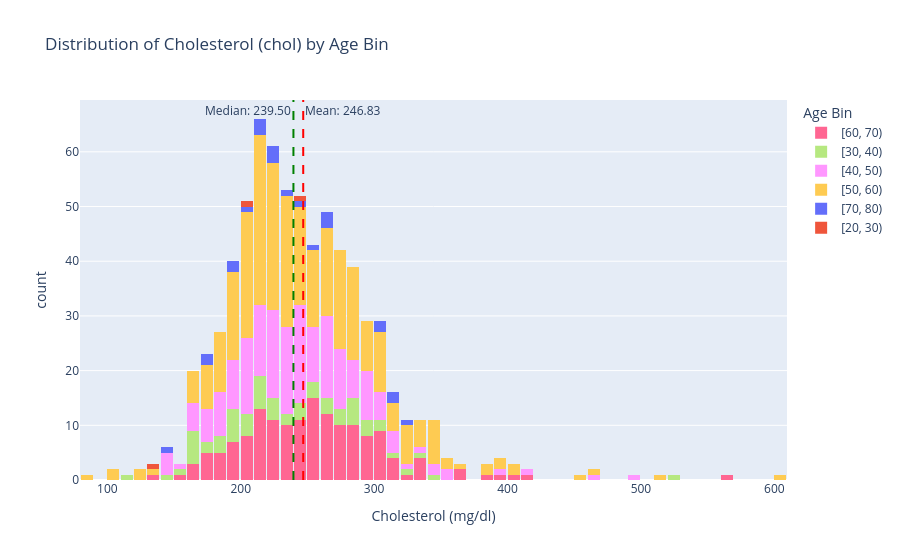

Notebook code for this chart:
### Code cell
import plotly.express as px

# Calculate the mean and median of cholesterol, ignoring missing values
chol_clean = df['chol'].dropna()
chol_mean = chol_clean.mean()
chol_median = chol_clean.median()

# Create a stacked histogram of 'chol' colored by 'age_bin'
fig = px.histogram(
    df,
    x='chol',
    color='age_bin',
    title='Distribution of Cholesterol (chol) by Age Bin',
    labels={'chol': 'Cholesterol (mg/dl)', 'count': 'Frequency', 'age_bin': 'Age Bin'},
    category_orders={'age_bin': sorted(df['age_bin'].dropna().unique().astype(str))}
)

# Add a vertical line for the mean
fig.add_vline(
    x=chol_mean,
    line_dash="dash",
    line_color="red",
    annotation_text=f"Mean: {chol_mean:.2f}",
    annotation_position="top right"
)

# Add a vertical line for the median
fig.add_vline(
    x=chol_median,
    line_dash="dash",
    line_color="green",
    annotation_text=f"Median: {chol_median:.2f}",
    annotation_position="top left"
)

fig.update_layout(bargap=0.1, barmode='stack')
fig.show()

### Figure 1 — Plotly figure (JSON) as saved in the notebook; plotly's stock layout.template omitted (floating-point values rounded to 4 significant figures; data arrays with more than 128 entries replaced by an {"elided": "..."} marker saying what was removed)
{"data": [{"bingroup": "x", "hovertemplate": "Age Bin=[60, 70)<br>Cholesterol (mg/dl)=%{x}<br>count=%{y}<extra></extra>", "legendgroup": "[60, 70)", "marker": {"color": "#FF6692", "pattern": {"shape": ""}}, "name": "[60, 70)", "orientation": "v", "showlegend": true, "type": "histogram", "x": {"elided": "222 float values"}, "xaxis": "x", "yaxis": "y"}, {"bingroup": "x", "hovertemplate": "Age Bin=[30, 40)<br>Cholesterol (mg/dl)=%{x}<br>count=%{y}<extra></extra>", "legendgroup": "[30, 40)", "marker": {"color": "#B6E880", "pattern": {"shape": ""}}, "name": "[30, 40)", "orientation": "v", "showlegend": true, "type": "histogram", "x": [250.0, 321.0, 182.0, 219.0, 183.0, 198.0, 282.0, 215.0, 231.0, 199.0, 210.0, 220.0, 192.0, 175.0, 237.0, 219.0, 198.0, 225.0, 254.0, 298.0, 161.0, 214.0, 220.0, 160.0, 167.0, 308.0, 264.0, 166.0, 340.0, 209.0, 160.0, 260.0, 211.0, 173.0, 283.0, 194.0, 223.0, 315.0, 275.0, 297.0, 292.0, 182.0, NaN, 200.0, 204.0, NaN, 241.0, 339.0, 147.0, 273.0, 307.0, 270.0, 246.0, 156.0, 257.0, 267.0, 207.0, 196.0, 282.0, 117.0, 529.0, NaN, 280.0, NaN, NaN, NaN, NaN, NaN, NaN, NaN, NaN, NaN, NaN, 161.0, 289.0, 240.0], "xaxis": "x", "yaxis": "y"}, {"bingroup": "x", "hovertemplate": "Age Bin=[40, 50)<br>Cholesterol (mg/dl)=%{x}<br>count=%{y}<extra></extra>", "legendgroup": "[40, 50)", "marker": {"color": "#FF97FF", "pattern": {"shape": ""}}, "name": "[40, 50)", "orientation": "v", "showlegend": true, "type": "histogram", "x": {"elided": "212 float values"}, "xaxis": "x", "yaxis": "y"}, {"bingroup": "x", "hovertemplate": "Age Bin=[50, 60)<br>Cholesterol (mg/dl)=%{x}<br>count=%{y}<extra></extra>", "legendgroup": "[50, 60)", "marker": {"color": "#FECB52", "pattern": {"shape": ""}}, "name": "[50, 60)", "orientation": "v", "showlegend": true, "type": "histogram", "x": {"elided": "375 float values"}, "xaxis": "x", "yaxis": "y"}, {"bingroup": "x", "hovertemplate": "Age Bin=[70, 80)<br>Cholesterol (mg/dl)=%{x}<br>count=%{y}<extra></extra>", "legendgroup": "[70, 80)", "marker": {"color": "#636efa", "pattern": {"shape": ""}}, "name": "[70, 80)", "orientation": "v", "showlegend": true, "type": "histogram", "x": [302.0, 265.0, 174.0, 322.0, 304.0, 269.0, 269.0, 197.0, 245.0, 149.0, NaN, NaN, NaN, NaN, NaN, NaN, 171.0, 214.0, 203.0, 225.0, 211.0, 258.0, NaN, 192.0, 221.0, 216.0, 310.0, 221.0, NaN, 237.0, 310.0], "xaxis": "x", "yaxis": "y"}, {"bingroup": "x", "hovertemplate": "Age Bin=[20, 30)<br>Cholesterol (mg/dl)=%{x}<br>count=%{y}<extra></extra>", "legendgroup": "[20, 30)", "marker": {"color": "#EF553B", "pattern": {"shape": ""}}, "name": "[20, 30)", "orientation": "v", "showlegend": true, "type": "histogram", "x": [204.0, 132.0, 243.0, NaN], "xaxis": "x", "yaxis": "y"}], "layout": {"annotations": [{"showarrow": false, "text": "Mean: 246.83", "x": 246.8, "xanchor": "left", "xref": "x", "y": 1, "yanchor": "top", "yref": "y domain"}, {"showarrow": false, "text": "Median: 239.50", "x": 239.5, "xanchor": "right", "xref": "x", "y": 1, "yanchor": "top", "yref": "y domain"}], "bargap": 0.1, "barmode": "stack", "legend": {"title": {"text": "Age Bin"}, "tracegroupgap": 0}, "shapes": [{"line": {"color": "red", "dash": "dash"}, "type": "line", "x0": 246.8, "x1": 246.8, "xref": "x", "y0": 0, "y1": 1, "yref": "y domain"}, {"line": {"color": "green", "dash": "dash"}, "type": "line", "x0": 239.5, "x1": 239.5, "xref": "x", "y0": 0, "y1": 1, "yref": "y domain"}], "title": {"text": "Distribution of Cholesterol (chol) by Age Bin"}, "xaxis": {"anchor": "y", "domain": [0, 1], "title": {"text": "Cholesterol (mg/dl)"}}, "yaxis": {"anchor": "x", "domain": [0, 1], "title": {"text": "count"}}}}
